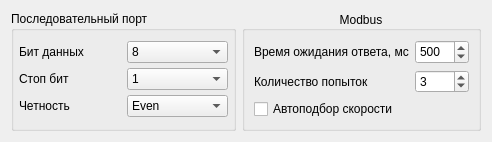
<?xml version="1.0" encoding="UTF-8"?>
<ui version="4.0">
 <class>CSerialPortSetting</class>
 <widget class="QWidget" name="CSerialPortSetting">
  <property name="windowModality">
   <enum>Qt::WindowModal</enum>
  </property>
  <property name="geometry">
   <rect>
    <x>0</x>
    <y>0</y>
    <width>492</width>
    <height>142</height>
   </rect>
  </property>
  <property name="sizePolicy">
   <sizepolicy hsizetype="Fixed" vsizetype="Fixed">
    <horstretch>0</horstretch>
    <verstretch>0</verstretch>
   </sizepolicy>
  </property>
  <property name="windowTitle">
   <string>Настройки Com-порта</string>
  </property>
  <layout class="QHBoxLayout" name="horizontalLayout">
   <item>
    <widget class="QGroupBox" name="gboxSerialPortSettings">
     <property name="sizePolicy">
      <sizepolicy hsizetype="Minimum" vsizetype="Minimum">
       <horstretch>0</horstretch>
       <verstretch>0</verstretch>
      </sizepolicy>
     </property>
     <property name="title">
      <string>Последовательный порт</string>
     </property>
     <layout class="QHBoxLayout" name="horizontalLayout_3">
      <property name="leftMargin">
       <number>5</number>
      </property>
      <property name="topMargin">
       <number>5</number>
      </property>
      <property name="rightMargin">
       <number>5</number>
      </property>
      <property name="bottomMargin">
       <number>5</number>
      </property>
      <item>
       <layout class="QGridLayout" name="gridLayout_2">
        <property name="sizeConstraint">
         <enum>QLayout::SetMinimumSize</enum>
        </property>
        <property name="verticalSpacing">
         <number>0</number>
        </property>
        <item row="2" column="0">
         <widget class="QLabel" name="lblTextParity">
          <property name="text">
           <string>Четность</string>
          </property>
          <property name="scaledContents">
           <bool>true</bool>
          </property>
         </widget>
        </item>
        <item row="2" column="1">
         <widget class="QComboBox" name="cboxParity">
          <property name="sizePolicy">
           <sizepolicy hsizetype="Minimum" vsizetype="Fixed">
            <horstretch>0</horstretch>
            <verstretch>0</verstretch>
           </sizepolicy>
          </property>
          <property name="toolTip">
           <string>Четность</string>
          </property>
          <property name="currentIndex">
           <number>1</number>
          </property>
          <item>
           <property name="text">
            <string>No</string>
           </property>
          </item>
          <item>
           <property name="text">
            <string>Even</string>
           </property>
          </item>
          <item>
           <property name="text">
            <string>Odd</string>
           </property>
          </item>
          <item>
           <property name="text">
            <string>Mark</string>
           </property>
          </item>
          <item>
           <property name="text">
            <string>Space</string>
           </property>
          </item>
         </widget>
        </item>
        <item row="1" column="0">
         <widget class="QLabel" name="lblTextStopBits">
          <property name="text">
           <string>Стоп бит</string>
          </property>
          <property name="scaledContents">
           <bool>true</bool>
          </property>
         </widget>
        </item>
        <item row="0" column="0">
         <widget class="QLabel" name="lblTextDataBits">
          <property name="text">
           <string>Бит данных</string>
          </property>
          <property name="scaledContents">
           <bool>true</bool>
          </property>
         </widget>
        </item>
        <item row="1" column="1">
         <widget class="QComboBox" name="cboxStopBit">
          <property name="sizePolicy">
           <sizepolicy hsizetype="Minimum" vsizetype="Fixed">
            <horstretch>0</horstretch>
            <verstretch>0</verstretch>
           </sizepolicy>
          </property>
          <property name="toolTip">
           <string>Количество стоп бит</string>
          </property>
          <property name="currentIndex">
           <number>0</number>
          </property>
          <item>
           <property name="text">
            <string>1</string>
           </property>
          </item>
          <item>
           <property name="text">
            <string>1.5</string>
           </property>
          </item>
          <item>
           <property name="text">
            <string>2</string>
           </property>
          </item>
         </widget>
        </item>
        <item row="0" column="1">
         <widget class="QComboBox" name="cboxDataBit">
          <property name="sizePolicy">
           <sizepolicy hsizetype="Minimum" vsizetype="Fixed">
            <horstretch>0</horstretch>
            <verstretch>0</verstretch>
           </sizepolicy>
          </property>
          <property name="toolTip">
           <string>Количество бит</string>
          </property>
          <property name="currentIndex">
           <number>3</number>
          </property>
          <item>
           <property name="text">
            <string>5</string>
           </property>
          </item>
          <item>
           <property name="text">
            <string>6</string>
           </property>
          </item>
          <item>
           <property name="text">
            <string>7</string>
           </property>
          </item>
          <item>
           <property name="text">
            <string>8</string>
           </property>
          </item>
         </widget>
        </item>
       </layout>
      </item>
     </layout>
    </widget>
   </item>
   <item>
    <widget class="QGroupBox" name="gboxSerialPortSettings_2">
     <property name="sizePolicy">
      <sizepolicy hsizetype="Minimum" vsizetype="Minimum">
       <horstretch>0</horstretch>
       <verstretch>0</verstretch>
      </sizepolicy>
     </property>
     <property name="title">
      <string>Modbus</string>
     </property>
     <property name="alignment">
      <set>Qt::AlignCenter</set>
     </property>
     <layout class="QVBoxLayout" name="verticalLayout">
      <item>
       <layout class="QGridLayout" name="gridLayout">
        <item row="0" column="0">
         <widget class="QLabel" name="lblTextTimeout">
          <property name="text">
           <string>Время ожидания ответа, мс</string>
          </property>
          <property name="scaledContents">
           <bool>true</bool>
          </property>
         </widget>
        </item>
        <item row="0" column="1">
         <widget class="QSpinBox" name="sboxTimeout">
          <property name="maximumSize">
           <size>
            <width>75</width>
            <height>75</height>
           </size>
          </property>
          <property name="toolTip">
           <string>Ожидание ответа от устройства</string>
          </property>
          <property name="minimum">
           <number>100</number>
          </property>
          <property name="maximum">
           <number>1000</number>
          </property>
          <property name="singleStep">
           <number>100</number>
          </property>
          <property name="value">
           <number>500</number>
          </property>
         </widget>
        </item>
        <item row="1" column="0">
         <widget class="QLabel" name="lblTextNumRepeat">
          <property name="text">
           <string>Количество попыток</string>
          </property>
          <property name="scaledContents">
           <bool>true</bool>
          </property>
         </widget>
        </item>
        <item row="1" column="1">
         <widget class="QSpinBox" name="sboxNumRepeat">
          <property name="maximumSize">
           <size>
            <width>75</width>
            <height>75</height>
           </size>
          </property>
          <property name="toolTip">
           <string>Ожидание ответа от устройства</string>
          </property>
          <property name="minimum">
           <number>1</number>
          </property>
          <property name="maximum">
           <number>20</number>
          </property>
          <property name="value">
           <number>3</number>
          </property>
         </widget>
        </item>
       </layout>
      </item>
      <item>
       <widget class="QCheckBox" name="checkBoxAutoSpeed">
        <property name="text">
         <string>Автоподбор скорости</string>
        </property>
       </widget>
      </item>
     </layout>
    </widget>
   </item>
  </layout>
 </widget>
 <resources/>
 <connections/>
</ui>
